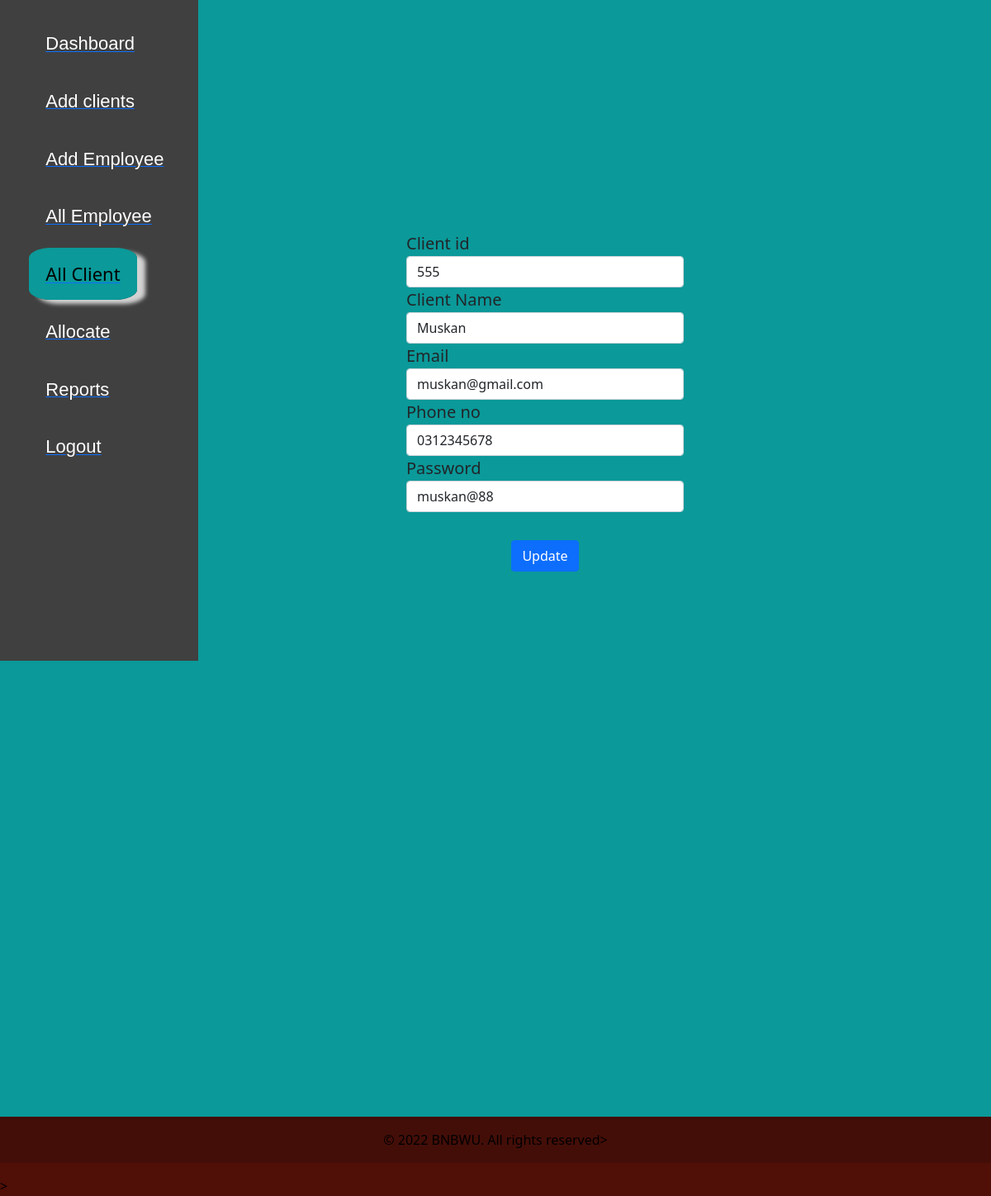
The page /ADMIN/edit-clients.php?s_id=555 on the database its author committed.
### tables this page shows
CREATE TABLE `client` (
  `s_id` varchar(10) NOT NULL,
  `name` varchar(25) NOT NULL,
  `email` varchar(30) NOT NULL,
  `phone` varchar(15) NOT NULL,
  `password` varchar(25) NOT NULL
);

### ADMIN/edit-clients.php (the view, shortened to what this page needs)
<?php
include('connection.php');
$sid=intval($_GET['s_id']);
?>
                        <!DOCTYPE html>
<html>
    <head>
        <link href="https://cdn.jsdelivr.net/npm/bootstrap@5.0.2/dist/css/bootstrap.min.css" rel="stylesheet">
  <link href="https://cdn.jsdelivr.net/npm/bootstrap@5.0.2/dist/css/bootstrap.min.css" rel="stylesheet"
>
    </head>
    <body class="bg">
<div class="contain">
<div class="row">
            <div class="col" >
<div class="sidebar side">
    <ul class="nav_list">
        <li>
        <a href="Admin.php" title="Dashboard">
            <span class="links_name inactive">Dashboard</span>
        </a>
        </li>
        <li>
        <a href="Clients.php" title="Students">
            <span class="links_name inactive">Add clients</span>
        </a>
        </li>
        <li>
        <a href="Employees.php" title="Fees">
            <span class="links_name inactive">Add Employee</span>
        </a>
        </li>
        <li>
        <a href="allemployee.php" title="Expense">
            <span class="links_name inactive">All Employee</span>
        </a>
        </li>
        <li>
        <a href="allclients.php" title="Class">
            <span class="links_name active">All Client</span>
        </a>
        </li>
        <li>
        <a href="allocate.php" title="Course">
            <span class="links_name inactive">Allocate</span>
        </a>
        </li>
        <li>
        <a href="report.php" title="Reports">
            <span class="links_name inactive">Reports</span>
        </a>
        </li>
        <li>
        <a href="logout.php" title="Reports">
            <span class="links_name inactive">Logout</span>
        </a>
        </li>
    </ul>
</div>
</div>
<center  class="bg">
<div class="col"  style="position:relative;  top: -100%; margin-bottom:9%;  margin-left:40%;">
				<div class="row mx-auto mid">
					<div class="col-12 col-md-6 ">
                <br><center><h2></h2></center>
                       <form name="dept" method="post">
<?php
$sql=mysqli_query($conn,"select * from client where s_id='$sid'");
while($row=mysqli_fetch_array($sql))
{
?>
 <div class="form-group">
    <label for="coursename">Client id </label>
    <input type="text" class="form-control" id="coursename" name="s_id" placeholder="Client id" value="<?php echo htmlentities($row['s_id']);?>" required />
  </div>
<div class="form-group">
    <label for="courseunit">Client Name </label>
    <input type="text" class="form-control" id="courseunit" name="name" placeholder="Client Name" value="<?php echo htmlentities($row['name']);?>" required />
  </div>
<div class="form-group">
    <label for="seatlimit">Email </label>
    <input type="text" class="form-control" id="seatlimit" name="email" placeholder="Email" value="<?php echo htmlentities($row['email']);?>" required />
  </div>
  <div class="form-group">
    <label for="seatlimit">Phone no</label>
    <input type="text" class="form-control" id="seatlimit" name="phone" placeholder="phone no" value="<?php echo htmlentities($row['phone']);?>" required />
  </div>
  <div class="form-group">
    <label for="seatlimit">Password</label>
    <input type="text" class="form-control" id="seatlimit" name="password" placeholder="Password" value="<?php echo htmlentities($row['password']);?>" required />
  </div>
<?php } ?>
<button type="submit" name="add" class="btn btn-primary" style="margin-top:10%;"> Update</button>
</form>
                            </div>
                            </div>
                    </div>
                </div>
            </div>
</body>
<footer class="page-footer font-small unique-color-light" style="padding-left: 0px;background-color: #500f07; color:#000">
  <p class= "text-center  p-3" style="background:#440e08; padding: 20px 0;">© 2022 BNBWU. All rights reserved></p>>
</footer>
</html>

### ADMIN/edit-clients.php (style rules this page uses)
* { padding:0; margin:0; }
.nav_list { padding-top:0%; padding-left:10%; text-decoration:none ; list-style: none ; }
.inactive { text-decoration:none !important; list-style: none; }
ul li { padding-top:17%; padding-left:5%; text-decoration:none !important; list-style: none !important; }
ul li a .inactive { text-decoration:none ; list-style: none ; font-size:22px ; color:#fff; padding:8% 10%; font-family: Arial, Helvetica, sans-serif; }
ul li a .active { padding:8% 10%; }
.active { font-size:22px ; background-color: rgb(11, 153, 153); border-radius:20%; color:black; box-shadow: 10px 5px 5px LightGray; }
body { background-color: rgb(11, 153, 153); overflow:hidden; }
.side { position:relative; left:0; top:0; width:20%; height:100vh; background-color:#404040; }
.bg { background-color: rgb(11, 153, 153); }
label { display:flex; font-size:20px; }

### rows shown on the page
client: s_id "555", name "Muskan", email "muskan@gmail.com", phone "0312345678", password "muskan@88"
